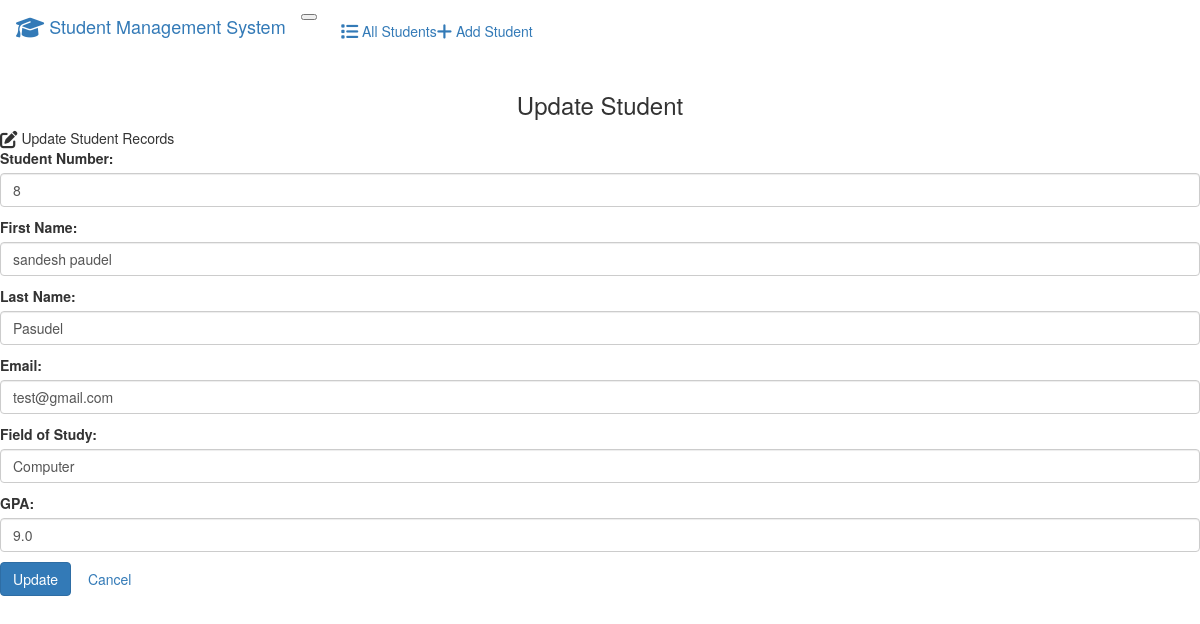
Page /edit/2/ on the committed database.
### faculties/models.py (models this page shows, shortened)
class faculties(models.Model):
    student_number = models.PositiveIntegerField()
    first_name = models.CharField(max_length=50)
    last_name = models.CharField(max_length=50)
    email = models.EmailField()
    field_of_study = models.CharField(max_length=50)
    gpa = models.FloatField()

### faculties/views.py (the view)
# urls.py: path('edit/<int:id>/', views.edit, name='edit'),
def edit(request, id):
  if request.method == 'POST':
    student = faculties.objects.get(pk=id)
    form = facultiesForm(request.POST, instance=student)
    if form.is_valid():
      form.save()
      return render(request, 'faculties/edit.html', {
        'form': form,
        'success': True
      })
  else:
    student = faculties.objects.get(pk=id)
    form = facultiesForm(instance=student)
  return render(request, 'faculties/edit.html', {
    'form': form
  })

### faculties/forms.py
class facultiesForm(forms.ModelForm):
    class Meta:
        model = faculties
        fields = '__all__'
        labels = {
            'student_number': 'Student Number',
            'first_name': 'First Name',
            'last_name': 'Last Name',
            'email': 'Email',
            'field_of_study': 'Field of Study',
            'gpa': 'GPA',
        }
        widgets = {
            'student_number': forms.NumberInput(attrs={'class': 'form-control'}),
            'first_name': forms.TextInput(attrs={'class': 'form-control'}),
            'last_name': forms.TextInput(attrs={'class': 'form-control'}),
            'email': forms.TextInput(attrs={'class': 'form-control'}),
            'field_of_study': forms.TextInput(attrs={'class': 'form-control'}),
            'gpa': forms.NumberInput(attrs={'class': 'form-control'}),
        }

### faculties/templates/faculties/edit.html (shortened to what this page needs)
{% extends "faculties/base.html" %}
{% block body %}
  <h3 class="text-center m-4">Update Student</h3>
  {% if success %}
    <div class="alert alert-success" role="alert">
      The student updated successfully.
      <a href="{% url 'index' %}" class="alert-link">Go to Home Page.</a>
    </div>
  {% else %}
    <div class="row justify-content-center">
      <div class="col-6">
        <div class="card bg-light mb-3">
          <div class="card-header">
             Update Student Records
          </div>
          <div class="card-body">
            <form action="" method="POST">
              {{ form.as_p }}
              <button type="submit" class="btn btn-primary">Update</button>
              <a href="{% url 'index' %}" class="btn btn-secondary">Cancel</a>
            </form>
          </div>
        </div>
      </div>
    </div>
  {% endif %}
{% endblock %}

### rows in the picture
faculties: student_number "8", first_name "sandesh paudel", last_name "Pasudel", email "test@gmail.com", field_of_study "Computer", gpa "9.0"
